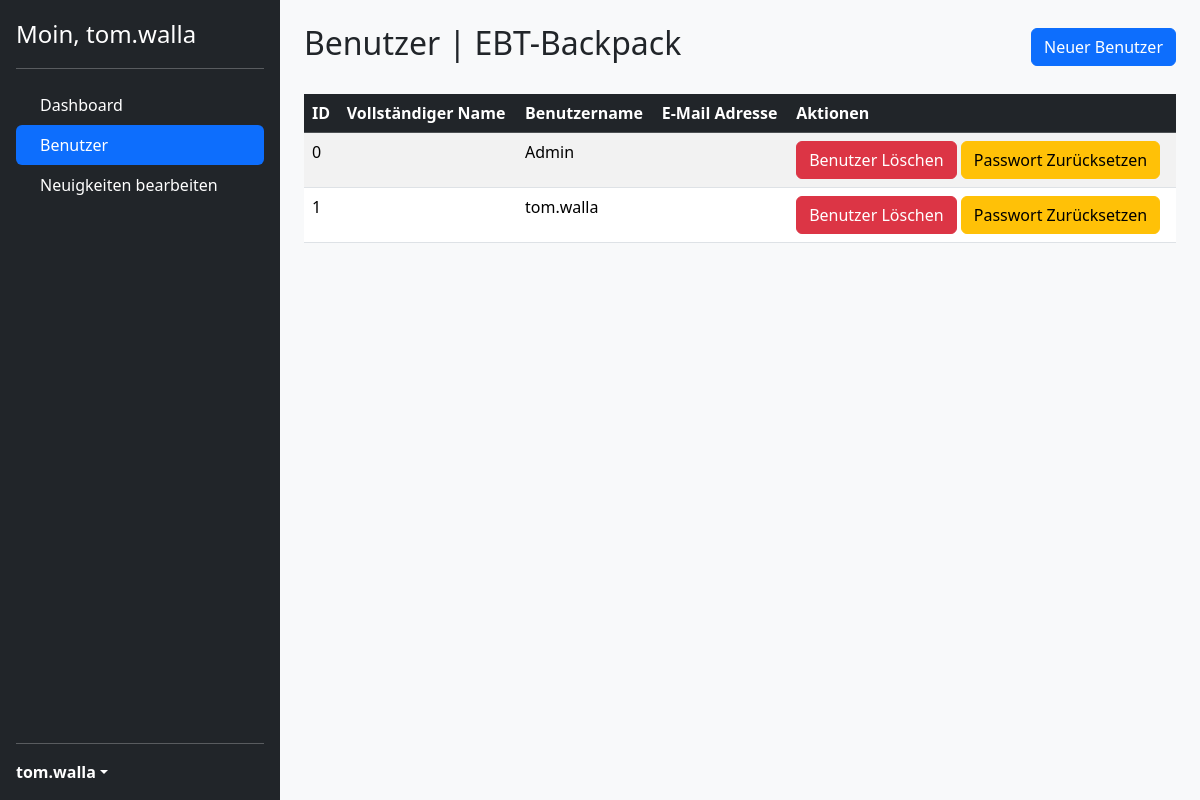
The app's page /admin/users (signed in) with its own data.
### app.py (models this page shows)
class Admin_User(db.Model, UserMixin):
    __tablename__ = "Admin_Users"
    id = db.Column(db.Integer, primary_key=True)
    username = db.Column(db.String, unique=True, nullable=False)
    password = db.Column(db.String, nullable=False)

### app.py (the view)
@app.route('/admin/users')
@login_required
def users():
    username = current_user.username
    users = Admin_User.query.all()
    return render_template("manage-users.html", title="Benutzer | EBT-Backpack", users = users, username = username)

### app.py (called while the page is built)
@login_manager.user_loader
def load_user(user_id):
    return Admin_User.query.filter_by(id=user_id).first()

### app/templates/manage-users.html (shortened to what this page needs)
{% block content %}
<head>
  {{ bootstrap.load_css() }}
</head>
<body class="bg-light">
    <main class="d-flex">
        <div class="d-flex flex-column flex-shrink-0 p-3 text-white bg-dark" style="width: 280px; height: 100vh;">
            <a href="/" class="d-flex align-items-center mb-3 mb-md-0 me-md-auto text-white text-decoration-none">
                <span class="fs-4">Moin, {{username}}</span>
            </a>
            <hr>
            <ul class="nav nav-pills flex-column mb-auto">
                <li class="nav-item">
                    <a href="{{url_for('main.admin_dashboard')}}" class="nav-link text-white" aria-current="page">
                         Dashboard
                    </a>
                </li>
                <li>
                    <a href="{{url_for('main.users')}}" class="nav-link active">
                         Benutzer
                    </a>
                </li>
                <li>
                    <a href="{{url_for('main.manage_news')}}" class="nav-link text-white">
                         Neuigkeiten bearbeiten
                    </a>
                </li>
            </ul>
            <hr>
            <div class="dropdown">
                <a href="{{url_for('main.admin_dashboard')}}" class="d-flex align-items-center text-white text-decoration-none dropdown-toggle" id="dropdownUser1" data-bs-toggle="dropdown" aria-expanded="false">
                    <strong>{{username}}</strong>
                </a>
            </div>
        </div>
        <div class="flex-grow-1 p-4">
            <div class="d-flex justify-content-between align-items-center mb-4">
                <h2>{{title}}</h2>
                <a class="btn btn-primary" href="{{url_for('main.new_user')}}" role="button">Neuer Benutzer</a>
            </div>
            <div class="table-responsive">
                <table class="table table-striped table-hover">
                    <thead class="table-dark">
                        <tr>
                            <th scope="col">ID</th>
                            <th scope="col">Vollständiger Name</th>
                            <th scope="col">Benutzername</th>
                            <th scope="col">E-Mail Adresse</th>
                            <th scope="col">Aktionen</th>
                        </tr>
                    </thead>
                    <tbody>
                        {% for user in users %}
                        <tr>
                            <td>{{ user.id }}</td>
                            <td>{{ user.name }}</td>
                            <td>{{ user.username }}</td>
                            <td>{{ user.e_mail }}</td>
                            <td>
                                    <a class="btn btn-danger" href="{{url_for('main.check_user', user_id = user.id)}}" role="button">Benutzer Löschen</a>
                                    <a class="btn btn-warning" href="{{url_for('main.reset_password', user_id = user.id)}}" role="button">Passwort Zurücksetzen</a>
                            </td>
                        </tr>
                        {% endfor %}
                    </tbody>
                </table>
            </div>
        </div>
    </main>
</body>
{% endblock content %}

### records on screen
Admin_User: username "tom.walla", id "1"
Admin_User: id "0", username "Admin"

### other values on screen
{{ title }} "Benutzer | EBT-Backpack"
